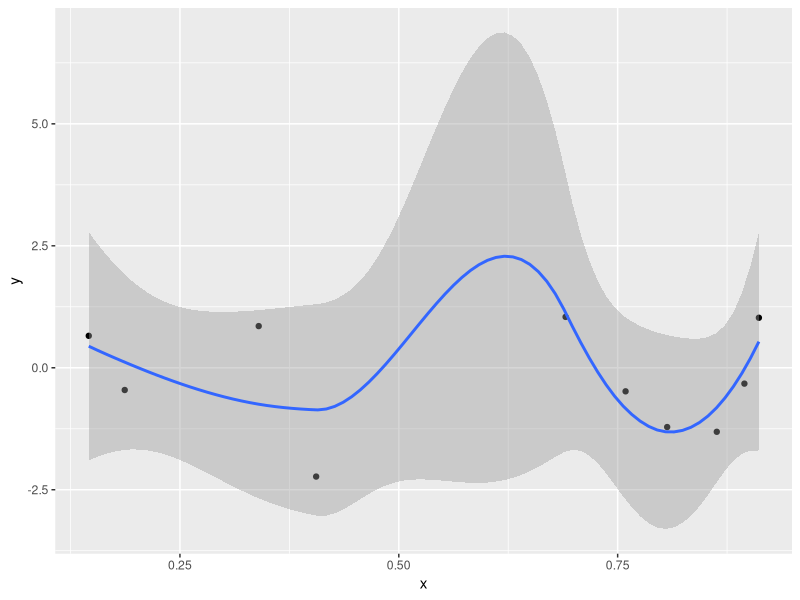
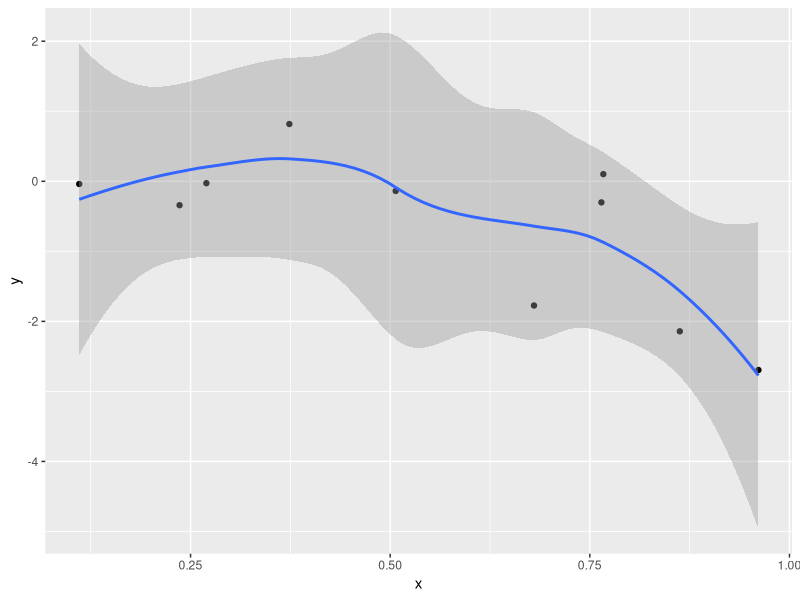
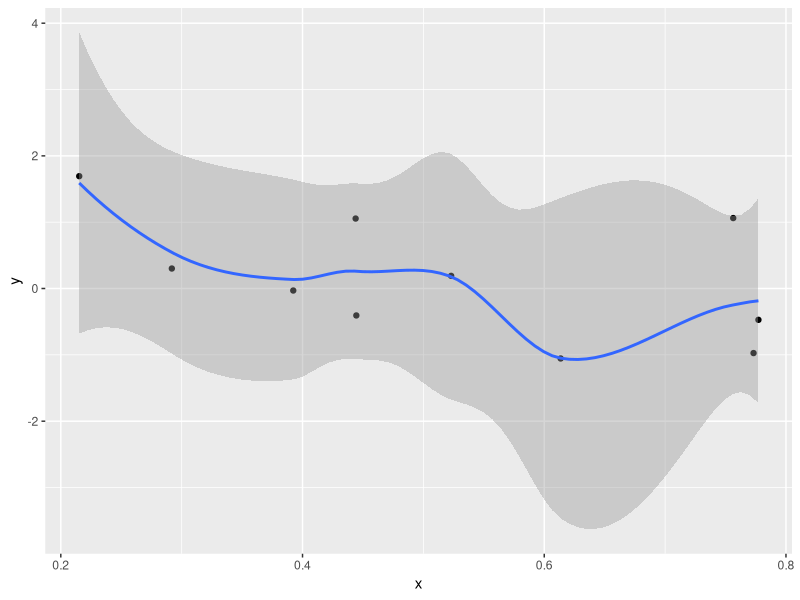
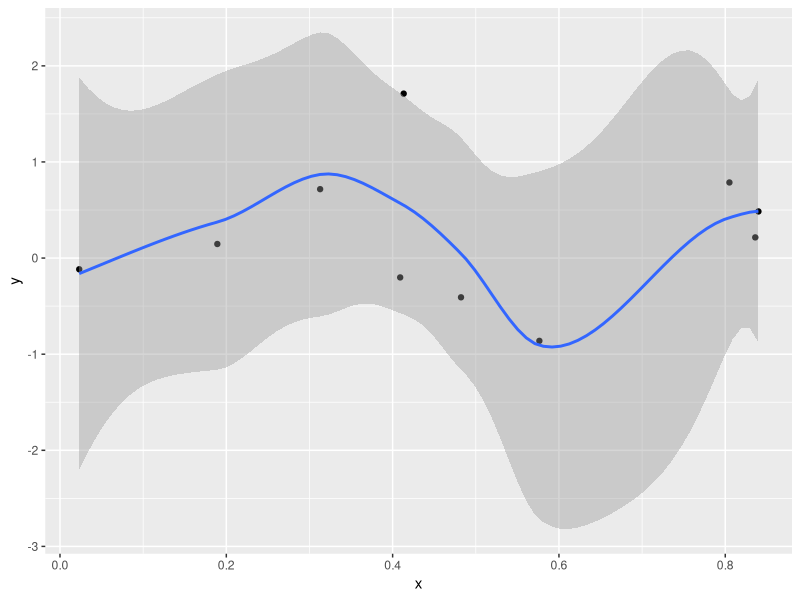
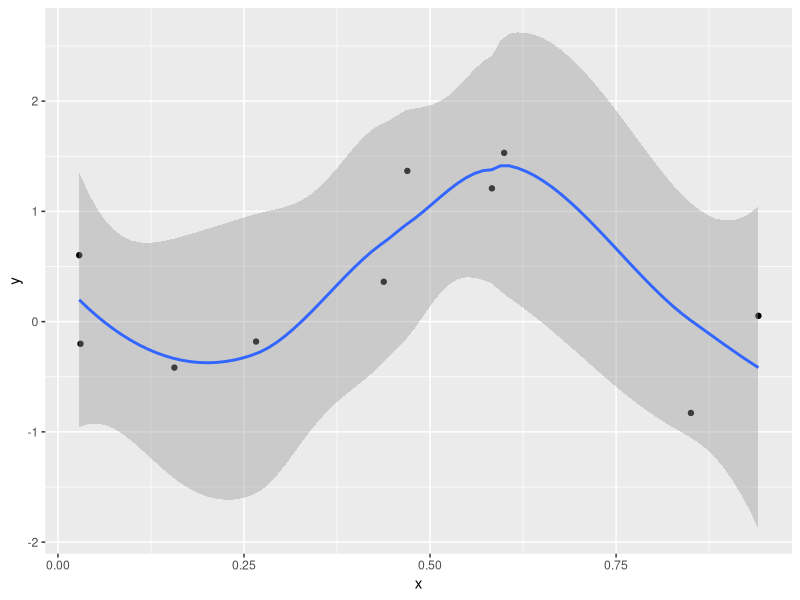
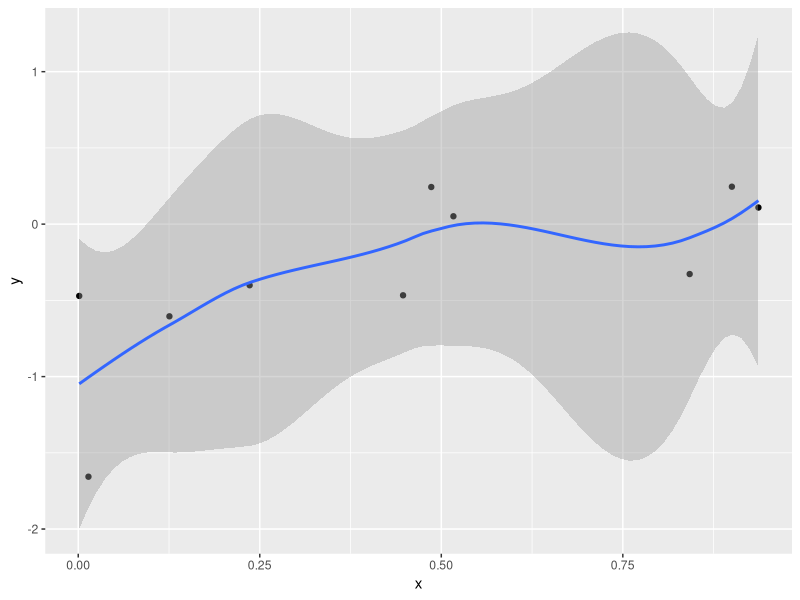
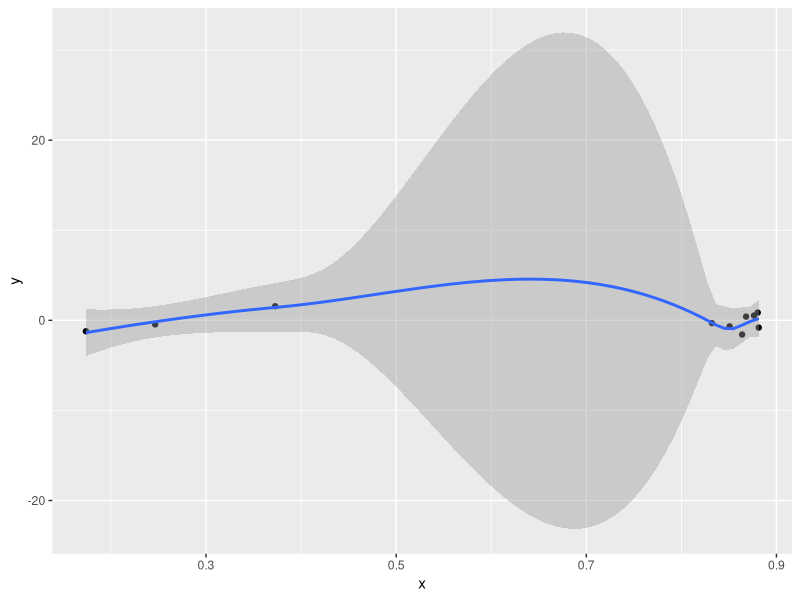
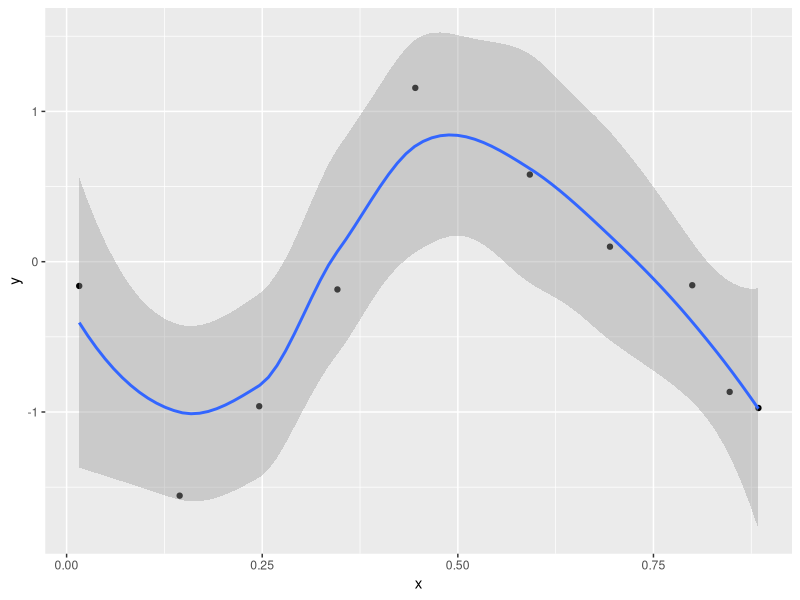

These charts were generated, in order, by the following R code:
## ---- chunk 1
knitr::opts_chunk$set(echo = TRUE)
library(ggplot2)
show.text <- F
show.header <- T

## ---- chunk 2
n.g <- 10
G <- 10
df <- data.frame(x = runif(n.g*G), y = rnorm(n.g*G), g = rep(LETTERS[1:G], each = n.g))

for (g.val in unique(df$g)){
  cat("\n###", "Group =", g.val, "\n")
  myplot <- ggplot(data = df[df$g==g.val,], aes(x = x, y = y)) +
    geom_point() +
    geom_smooth()
  print(myplot)
  # plot.new()
  # with(df[df$g == g.val,], plot(x, y))
  cat('\n \n ')
}

